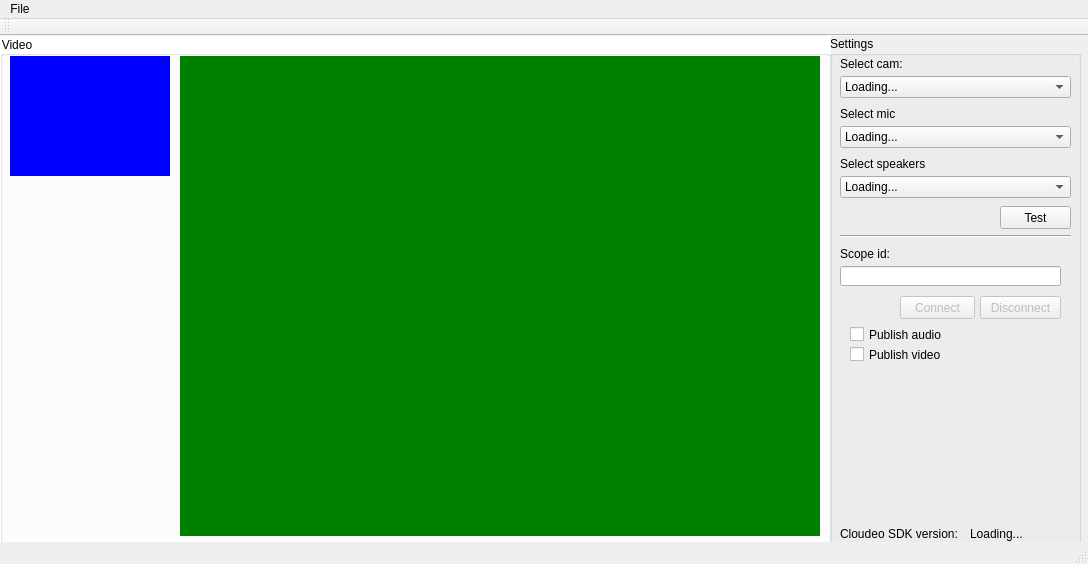
<?xml version="1.0" encoding="UTF-8"?>
<ui version="4.0">
 <class>CdoSampleAppWindow</class>
 <widget class="QMainWindow" name="CdoSampleAppWindow">
  <property name="geometry">
   <rect>
    <x>0</x>
    <y>0</y>
    <width>1088</width>
    <height>564</height>
   </rect>
  </property>
  <property name="windowTitle">
   <string>CdoSampleAppWindow</string>
  </property>
  <widget class="QWidget" name="centralWidget">
   <widget class="QGroupBox" name="groupBox">
    <property name="geometry">
     <rect>
      <x>0</x>
      <y>0</y>
      <width>831</width>
      <height>511</height>
     </rect>
    </property>
    <property name="styleSheet">
     <string notr="true">background:white</string>
    </property>
    <property name="title">
     <string>Video</string>
    </property>
    <widget class="RenderingWidget" name="localRenderer" native="true">
     <property name="geometry">
      <rect>
       <x>10</x>
       <y>20</y>
       <width>160</width>
       <height>120</height>
      </rect>
     </property>
     <property name="styleSheet">
      <string notr="true">background:blue</string>
     </property>
    </widget>
    <widget class="RenderingWidget" name="remoteRenderer" native="true">
     <property name="geometry">
      <rect>
       <x>180</x>
       <y>20</y>
       <width>640</width>
       <height>480</height>
      </rect>
     </property>
     <property name="styleSheet">
      <string notr="true">background:green</string>
     </property>
    </widget>
   </widget>
   <widget class="QGroupBox" name="groupBox_2">
    <property name="geometry">
     <rect>
      <x>830</x>
      <y>0</y>
      <width>251</width>
      <height>511</height>
     </rect>
    </property>
    <property name="title">
     <string>Settings</string>
    </property>
    <widget class="QLabel" name="label">
     <property name="geometry">
      <rect>
       <x>10</x>
       <y>20</y>
       <width>91</width>
       <height>16</height>
      </rect>
     </property>
     <property name="text">
      <string>Select cam:</string>
     </property>
    </widget>
    <widget class="QComboBox" name="camCombo">
     <property name="geometry">
      <rect>
       <x>10</x>
       <y>40</y>
       <width>231</width>
       <height>22</height>
      </rect>
     </property>
     <item>
      <property name="text">
       <string>Loading...</string>
      </property>
     </item>
    </widget>
    <widget class="QLabel" name="label_2">
     <property name="geometry">
      <rect>
       <x>10</x>
       <y>70</y>
       <width>81</width>
       <height>16</height>
      </rect>
     </property>
     <property name="text">
      <string>Select mic</string>
     </property>
    </widget>
    <widget class="QComboBox" name="micCombo">
     <property name="geometry">
      <rect>
       <x>10</x>
       <y>90</y>
       <width>231</width>
       <height>22</height>
      </rect>
     </property>
     <item>
      <property name="text">
       <string>Loading...</string>
      </property>
     </item>
    </widget>
    <widget class="QLabel" name="label_3">
     <property name="geometry">
      <rect>
       <x>10</x>
       <y>120</y>
       <width>101</width>
       <height>16</height>
      </rect>
     </property>
     <property name="text">
      <string>Select speakers</string>
     </property>
    </widget>
    <widget class="QComboBox" name="spkCombo">
     <property name="geometry">
      <rect>
       <x>10</x>
       <y>140</y>
       <width>231</width>
       <height>22</height>
      </rect>
     </property>
     <item>
      <property name="text">
       <string>Loading...</string>
      </property>
     </item>
    </widget>
    <widget class="QPushButton" name="playTestSndBtn">
     <property name="geometry">
      <rect>
       <x>170</x>
       <y>170</y>
       <width>71</width>
       <height>23</height>
      </rect>
     </property>
     <property name="text">
      <string>Test</string>
     </property>
    </widget>
    <widget class="Line" name="line">
     <property name="geometry">
      <rect>
       <x>10</x>
       <y>190</y>
       <width>231</width>
       <height>20</height>
      </rect>
     </property>
     <property name="orientation">
      <enum>Qt::Horizontal</enum>
     </property>
    </widget>
    <widget class="QLabel" name="label_4">
     <property name="geometry">
      <rect>
       <x>10</x>
       <y>210</y>
       <width>81</width>
       <height>16</height>
      </rect>
     </property>
     <property name="text">
      <string>Scope id:</string>
     </property>
    </widget>
    <widget class="QLineEdit" name="scopeIdTxt">
     <property name="geometry">
      <rect>
       <x>10</x>
       <y>230</y>
       <width>221</width>
       <height>20</height>
      </rect>
     </property>
    </widget>
    <widget class="QPushButton" name="connectBtn">
     <property name="enabled">
      <bool>false</bool>
     </property>
     <property name="geometry">
      <rect>
       <x>70</x>
       <y>260</y>
       <width>75</width>
       <height>23</height>
      </rect>
     </property>
     <property name="text">
      <string>Connect</string>
     </property>
    </widget>
    <widget class="QPushButton" name="disconnectBtn">
     <property name="enabled">
      <bool>false</bool>
     </property>
     <property name="geometry">
      <rect>
       <x>150</x>
       <y>260</y>
       <width>81</width>
       <height>23</height>
      </rect>
     </property>
     <property name="text">
      <string>Disconnect</string>
     </property>
    </widget>
    <widget class="QCheckBox" name="publishAudioChck">
     <property name="geometry">
      <rect>
       <x>20</x>
       <y>290</y>
       <width>141</width>
       <height>17</height>
      </rect>
     </property>
     <property name="text">
      <string>Publish audio</string>
     </property>
    </widget>
    <widget class="QCheckBox" name="publishVideoChck">
     <property name="geometry">
      <rect>
       <x>20</x>
       <y>310</y>
       <width>111</width>
       <height>17</height>
      </rect>
     </property>
     <property name="text">
      <string>Publish video</string>
     </property>
    </widget>
    <widget class="QLabel" name="label_5">
     <property name="geometry">
      <rect>
       <x>10</x>
       <y>490</y>
       <width>121</width>
       <height>16</height>
      </rect>
     </property>
     <property name="text">
      <string>Cloudeo SDK version:</string>
     </property>
    </widget>
    <widget class="QLabel" name="versionLbl">
     <property name="geometry">
      <rect>
       <x>140</x>
       <y>490</y>
       <width>61</width>
       <height>16</height>
      </rect>
     </property>
     <property name="text">
      <string>Loading...</string>
     </property>
    </widget>
   </widget>
  </widget>
  <widget class="QMenuBar" name="menuBar">
   <property name="geometry">
    <rect>
     <x>0</x>
     <y>0</y>
     <width>1088</width>
     <height>21</height>
    </rect>
   </property>
   <widget class="QMenu" name="menuFile">
    <property name="title">
     <string>File</string>
    </property>
    <addaction name="actionExit"/>
   </widget>
   <addaction name="menuFile"/>
  </widget>
  <widget class="QToolBar" name="mainToolBar">
   <attribute name="toolBarArea">
    <enum>TopToolBarArea</enum>
   </attribute>
   <attribute name="toolBarBreak">
    <bool>false</bool>
   </attribute>
  </widget>
  <widget class="QStatusBar" name="statusBar"/>
  <action name="actionExit">
   <property name="text">
    <string>Exit</string>
   </property>
  </action>
 </widget>
 <layoutdefault spacing="6" margin="11"/>
 <customwidgets>
  <customwidget>
   <class>RenderingWidget</class>
   <extends>QWidget</extends>
   <header>renderingwidget.h</header>
   <container>1</container>
  </customwidget>
 </customwidgets>
 <resources/>
 <connections/>
</ui>
